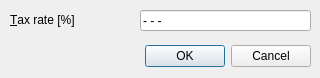
<?xml version="1.0" encoding="UTF-8"?>
<ui version="4.0">
 <class>SettingsDialog</class>
 <widget class="QDialog" name="SettingsDialog">
  <property name="geometry">
   <rect>
    <x>0</x>
    <y>0</y>
    <width>320</width>
    <height>78</height>
   </rect>
  </property>
  <property name="windowTitle">
   <string>Settings</string>
  </property>
  <property name="locale">
   <locale language="English" country="Germany"/>
  </property>
  <widget class="QDialogButtonBox" name="buttonBox">
   <property name="geometry">
    <rect>
     <x>10</x>
     <y>40</y>
     <width>301</width>
     <height>32</height>
    </rect>
   </property>
   <property name="orientation">
    <enum>Qt::Orientation::Horizontal</enum>
   </property>
   <property name="standardButtons">
    <set>QDialogButtonBox::StandardButton::Cancel|QDialogButtonBox::StandardButton::Ok</set>
   </property>
  </widget>
  <widget class="QLabel" name="taxRateLabel">
   <property name="geometry">
    <rect>
     <x>10</x>
     <y>12</y>
     <width>91</width>
     <height>16</height>
    </rect>
   </property>
   <property name="text">
    <string>&amp;Tax rate [%]</string>
   </property>
   <property name="textFormat">
    <enum>Qt::TextFormat::AutoText</enum>
   </property>
   <property name="buddy">
    <cstring>taxRateLineEdit</cstring>
   </property>
  </widget>
  <widget class="DotLineEdit" name="taxRateLineEdit">
   <property name="geometry">
    <rect>
     <x>140</x>
     <y>10</y>
     <width>171</width>
     <height>21</height>
    </rect>
   </property>
   <property name="text">
    <string>- - -</string>
   </property>
  </widget>
 </widget>
 <customwidgets>
  <customwidget>
   <class>DotLineEdit</class>
   <extends>QLineEdit</extends>
   <header>.dot_line_edit</header>
  </customwidget>
 </customwidgets>
 <tabstops>
  <tabstop>taxRateLineEdit</tabstop>
 </tabstops>
 <resources/>
 <connections>
  <connection>
   <sender>buttonBox</sender>
   <signal>accepted()</signal>
   <receiver>SettingsDialog</receiver>
   <slot>accept()</slot>
   <hints>
    <hint type="sourcelabel">
     <x>248</x>
     <y>254</y>
    </hint>
    <hint type="destinationlabel">
     <x>157</x>
     <y>274</y>
    </hint>
   </hints>
  </connection>
  <connection>
   <sender>buttonBox</sender>
   <signal>rejected()</signal>
   <receiver>SettingsDialog</receiver>
   <slot>reject()</slot>
   <hints>
    <hint type="sourcelabel">
     <x>316</x>
     <y>260</y>
    </hint>
    <hint type="destinationlabel">
     <x>286</x>
     <y>274</y>
    </hint>
   </hints>
  </connection>
 </connections>
</ui>
